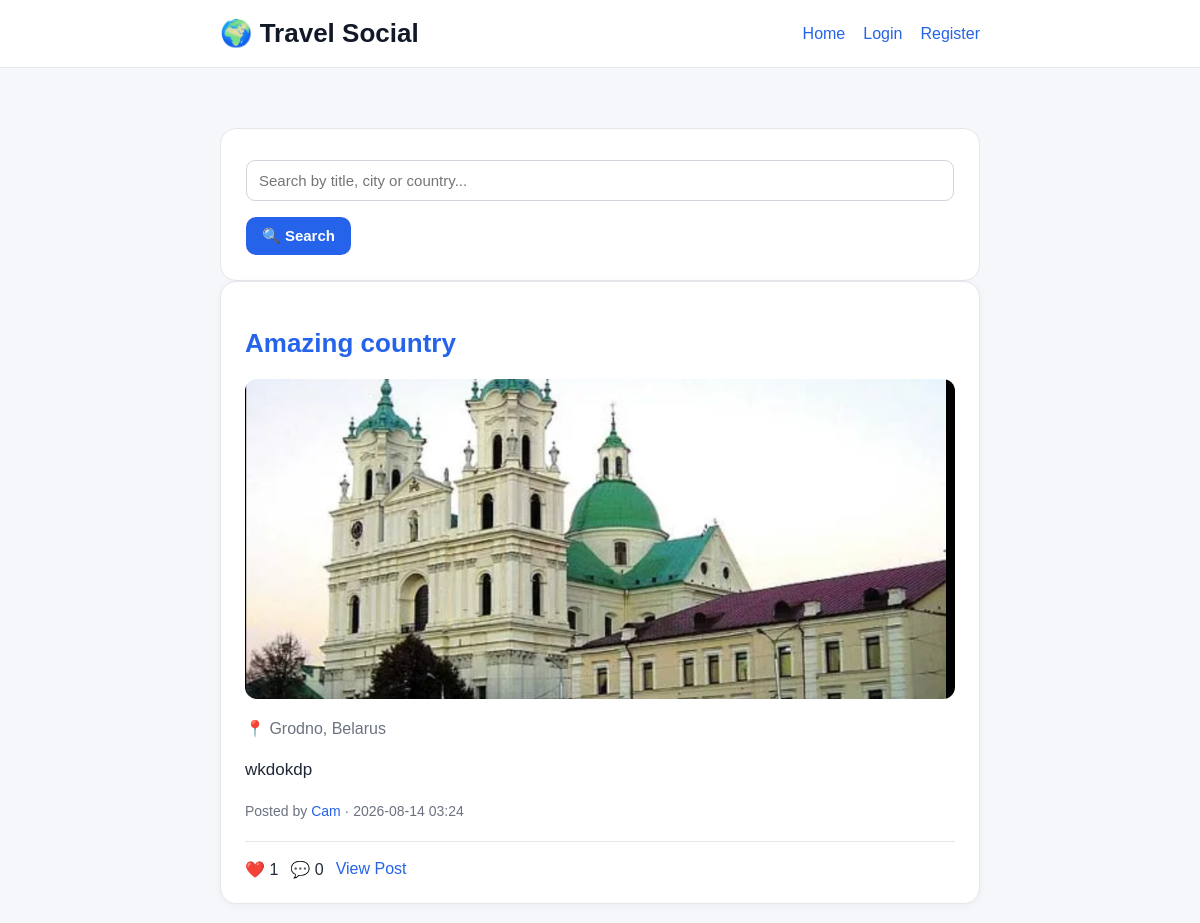
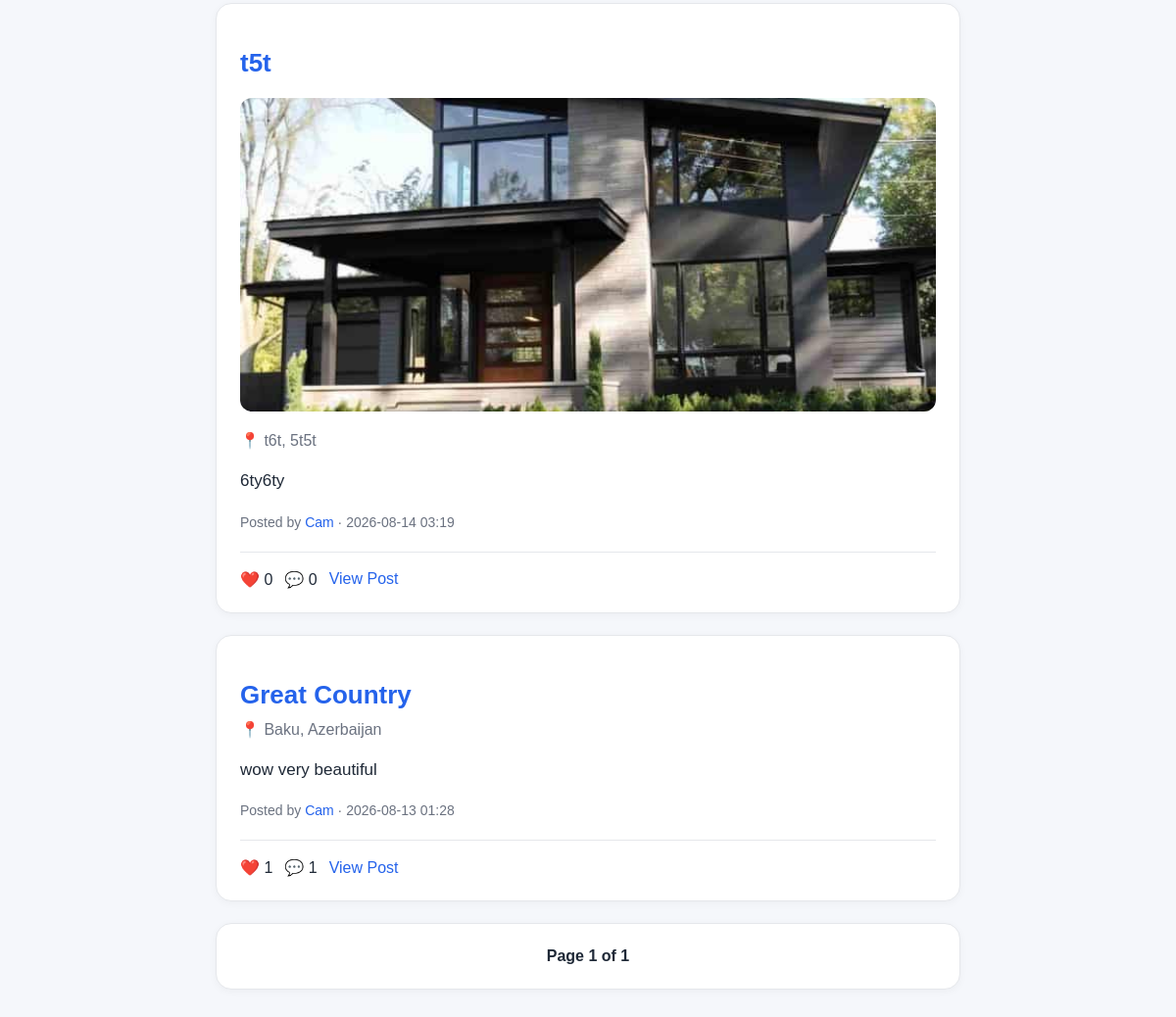
The page / on the database its author committed (2 pictures, top to bottom).
### models.py (models this page shows, shortened)
class TravelPost(db.Model):
    id = db.Column(db.Integer, primary_key=True)
    title = db.Column(db.String(100), nullable=False)
    description = db.Column(db.Text, nullable=False)
    country = db.Column(db.String(50), nullable=False)
    city = db.Column(db.String(50), nullable=False)
    created_at = db.Column(db.DateTime, nullable=False, default=datetime.utcnow)
    user_id = db.Column(db.Integer, db.ForeignKey('user.id'), nullable=False)
    image_filename = db.Column(db.String(255), nullable=True)
    comments = db.relationship('Comment', backref='post', lazy=True, cascade="all, delete-orphan")
    likes = db.relationship('Like', backref='post', lazy=True, cascade="all, delete-orphan")

class User(db.Model, UserMixin):
    id = db.Column(db.Integer, primary_key=True)
    username = db.Column(db.String(80), unique=True, nullable=False, index=True)
    email = db.Column(db.String(120), unique=True, nullable=False, index=True)
    password_hash = db.Column(db.String(200), nullable=False)
    profile_image = db.Column(db.String(255), nullable=True)
    posts = db.relationship('TravelPost', backref='author', lazy=True)
    comments = db.relationship('Comment', backref='author', lazy=True)
    likes = db.relationship('Like', backref='user', lazy=True)

### app.py (the view)
@app.route("/")
def home():
    page = request.args.get("page", 1, type=int)
    posts = TravelPost.query.order_by(
        TravelPost.created_at.desc()
    ).paginate(
        page=page,
        per_page=5,
        error_out=False
    )
    return render_template(
        "home.html",
        posts=posts
    )

### templates/home.html (shortened to what this page needs)
<!DOCTYPE html>
<html lang="en">
<head>
    <link rel="stylesheet"
          href="{{ url_for('static', filename='style.css') }}">
</head>
<body>
<header class="site-header">
    <div class="site-header-inner">
        <div class="logo">
            🌍 Travel Social
        </div>
        <div class="nav-links">
            <a href="{{ url_for('home') }}">
                Home
            </a>
            {% if current_user.is_authenticated %}
                <a href="{{ url_for('create_post') }}">
                    Create Post
                </a>
                <a href="{{ url_for('profile', username=current_user.username) }}">
                    Profile
                </a>
                <a href="{{ url_for('logout') }}">
                    Logout
                </a>
            {% else %}
                <a href="{{ url_for('login') }}">
                    Login
                </a>
                <a href="{{ url_for('register') }}">
                    Register
                </a>
            {% endif %}
        </div>
    </div>
</header>
<div class="container">
    <div class="form-card">
        <form action="{{ url_for('search') }}" method="GET">
            <input
                type="text"
                name="q"
                placeholder="Search by title, city or country..."
            >
            <button class="primary-button" type="submit">
                🔍 Search
            </button>
        </form>
    </div>
    {% if posts.items %}
        {% for post in posts.items %}
        <div class="post-card">
            <h2 class="post-title">
                <a href="{{ url_for('post_detail', post_id=post.id) }}">
                    {{ post.title }}
                </a>
            </h2>
            {% if post.image_filename %}
                <a href="{{ url_for('post_detail', post_id=post.id) }}">
                    <img
                        src="{{ url_for('static', filename='uploads/' + post.image_filename) }}"
                        alt="{{ post.title }}"
                        class="post-image">
                </a>
            {% endif %}
            <div class="post-location">
                📍 {{ post.city }}, {{ post.country }}
            </div>
            <p class="post-description">
                {{ post.description }}
            </p>
            <div class="post-meta">
                Posted by
                <a href="{{ url_for('profile', username=post.author.username) }}">
                    {{ post.author.username }}
                </a>
                ·
                {{ post.created_at.strftime("%Y-%m-%d %H:%M") }}
            </div>
            <div class="post-actions">
                <span>
                    ❤️ {{ post.likes|length }}
                </span>
                <span>
                    💬 {{ post.comments|length }}
                </span>
                <a href="{{ url_for('post_detail', post_id=post.id) }}">
                    View Post
                </a>
            </div>
        </div>
        {% endfor %}
    {% endif %}
    <div class="post-card">
        <div
            style="display:flex;
                   justify-content:space-between;
                   align-items:center;">
            <strong>
                Page {{ posts.page }} of {{ posts.pages }}
            </strong>
        </div>
    </div>
</div>
</body>
</html>

### static/style.css (style rules this page uses)
body { font-family: Arial, Helvetica, sans-serif; background: #f5f7fb; margin: 0; color: #1f2937; }
.container { width: 92%; max-width: 760px; margin: 0 auto; padding: 30px 0 60px; }
h1, h2, h3 { color: #111827; }
a { color: #2563eb; text-decoration: none; }
.site-header { background: white; border-bottom: 1px solid #e5e7eb; padding: 18px 0; margin-bottom: 30px; }
.site-header-inner { width: 92%; max-width: 760px; margin: 0 auto; display: flex; justify-content: space-between; align-items: center; }
.logo { font-size: 26px; font-weight: 700; color: #111827; }
.nav-links { display: flex; gap: 18px; }
.post-card { background: white; border-radius: 16px; padding: 24px; margin-bottom: 22px; border: 1px solid #e5e7eb; box-shadow: 0 2px 8px rgba(0, 0, 0, 0.04); }
.post-title { font-size: 26px; margin-bottom: 10px; }
.post-location { color: #6b7280; margin-bottom: 18px; }
.post-description { font-size: 17px; line-height: 1.6; }
.post-meta { margin-top: 20px; color: #6b7280; font-size: 14px; }
.post-actions { display: flex; align-items: center; gap: 12px; margin-top: 22px; padding-top: 18px; border-top: 1px solid #e5e7eb; }
button, input[type="submit"] { border: none; border-radius: 10px; padding: 10px 16px; font-size: 15px; font-weight: 600; cursor: pointer; }
.primary-button { background: #2563eb; color: white; }
.form-card { background: white; border: 1px solid #e5e7eb; border-radius: 16px; padding: 25px; }
.form-card input, .form-card textarea { width: 100%; box-sizing: border-box; padding: 11px 12px; border: 1px solid #d1d5db; border-radius: 9px; margin-top: 6px; margin-bottom: 16px; font-size: 15px; }
.post-image { width: 100%; height: 320px; object-fit: cover; border-radius: 12px; margin: 20px 0; display: block; }

### rows shown on the page
TravelPost: title "Amazing country", image_filename (picture), city "Grodno", country "Belarus", description "wkdokdp", author.username "Cam", created_at "2026-08-14 03:24", likes|length "1", comments|length "0"
TravelPost: title "t5t", image_filename (picture), city "t6t", country "5t5t", description "6ty6ty", author.username "Cam", created_at "2026-08-14 03:19", likes|length "0", comments|length "0"
TravelPost: title "Great Country", city "Baku", country "Azerbaijan", description "wow very beautiful", author.username "Cam", created_at "2026-08-13 01:28", likes|length "1", comments|length "1"

### other values the page prints
{{ posts.page }} "1"
{{ posts.pages }} "1"
